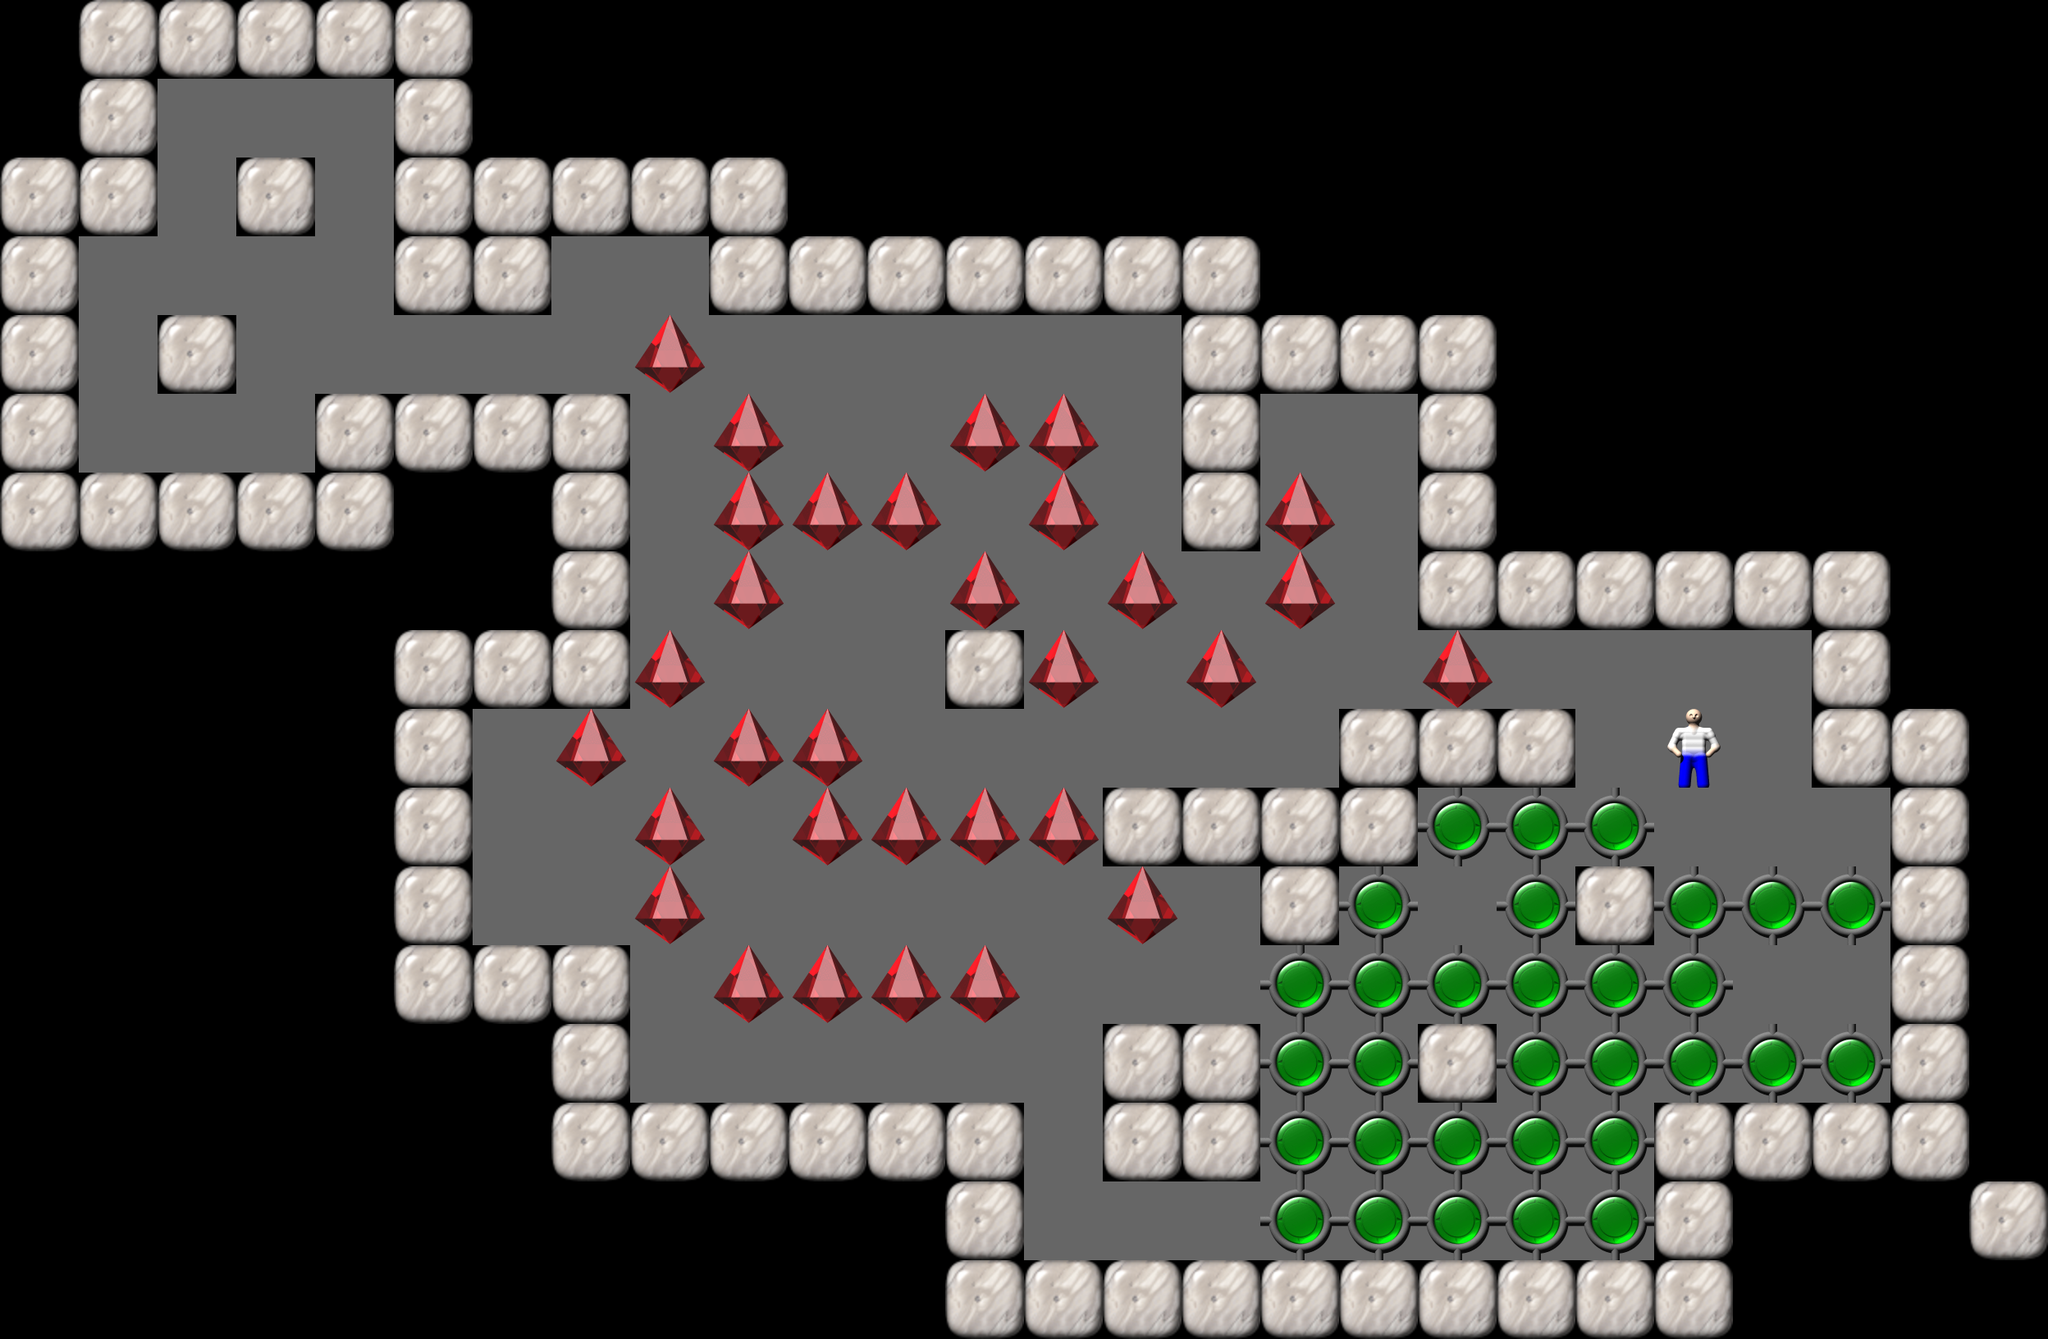

Below is a game level as drawn by its tile map, then a one-line description and the .tmx that defines it (tile-layer data replaced by summaries):
An orthogonal 26x17 tile map with 96x96 px tiles, 1 tile layer (Tile Layer 1).

<map version="1.0" orientation="orthogonal" width="26" height="17" tilewidth="96" tileheight="96">
  <properties>
    <property name="Title" value="34" />
  </properties>
  <tileset source="Sokoban.tsx" firstgid="1" />
  <layer name="Tile Layer 1" width="26" height="17">
    <data>[442 cells, 442 non-empty, 6 distinct tile ids]</data>
  </layer>
</map>
